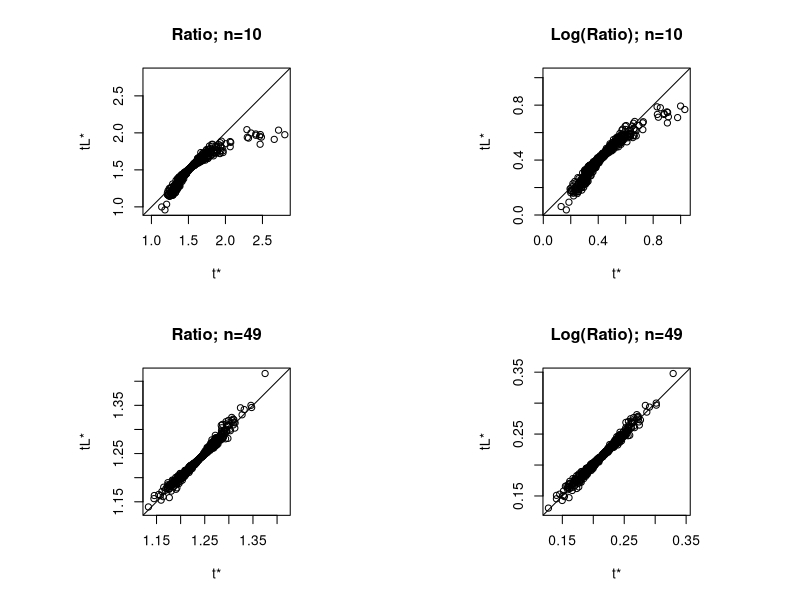

Here is the R script that generated this plot:
library(boot)


### Name: linear.approx
### Title: Linear Approximation of Bootstrap Replicates
### Aliases: linear.approx
### Keywords: nonparametric

### ** Examples

# Using the city data let us look at the linear approximation to the 
# ratio statistic and its logarithm. We compare these with the 
# corresponding plots for the bigcity data 

ratio <- function(d, w) sum(d$x * w)/sum(d$u * w)
city.boot <- boot(city, ratio, R = 499, stype = "w")
bigcity.boot <- boot(bigcity, ratio, R = 499, stype = "w")
op <- par(pty = "s", mfrow = c(2, 2))

# The first plot is for the city data ratio statistic.
city.lin1 <- linear.approx(city.boot)
lim <- range(c(city.boot$t,city.lin1))
plot(city.boot$t, city.lin1, xlim = lim, ylim = lim, 
     main = "Ratio; n=10", xlab = "t*", ylab = "tL*")
abline(0, 1)

# Now for the log of the ratio statistic for the city data.
city.lin2 <- linear.approx(city.boot,t0 = log(city.boot$t0), 
                           t = log(city.boot$t))
lim <- range(c(log(city.boot$t),city.lin2))
plot(log(city.boot$t), city.lin2, xlim = lim, ylim = lim, 
     main = "Log(Ratio); n=10", xlab = "t*", ylab = "tL*")
abline(0, 1)

# The ratio statistic for the bigcity data.
bigcity.lin1 <- linear.approx(bigcity.boot)
lim <- range(c(bigcity.boot$t,bigcity.lin1))
plot(bigcity.lin1, bigcity.boot$t, xlim = lim, ylim = lim,
     main = "Ratio; n=49", xlab = "t*", ylab = "tL*")
abline(0, 1)

# Finally the log of the ratio statistic for the bigcity data.
bigcity.lin2 <- linear.approx(bigcity.boot,t0 = log(bigcity.boot$t0), 
                              t = log(bigcity.boot$t))
lim <- range(c(log(bigcity.boot$t),bigcity.lin2))
plot(bigcity.lin2, log(bigcity.boot$t), xlim = lim, ylim = lim,
     main = "Log(Ratio); n=49", xlab = "t*", ylab = "tL*")
abline(0, 1)

par(op)
